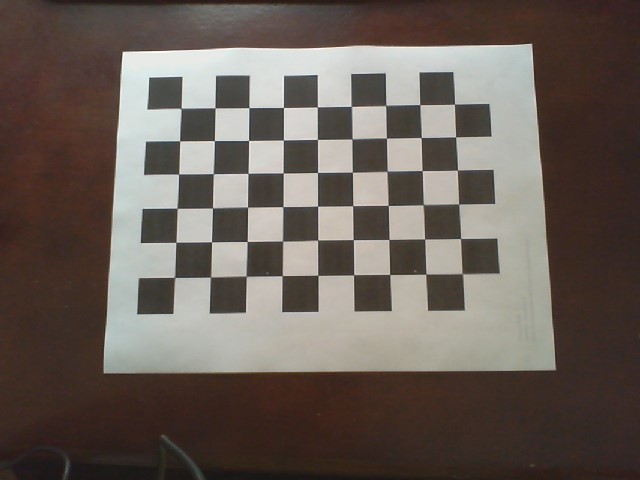
#> input picture CalibrationByChessboard/camera-pic-of-chessboard-1.jpg, 640 x 480 px; its folder holds only this picture in this run
$ python CalibrateCamera.py
#> lines starting #> are read from the running program, lines starting #| are printed output that depends on the picture; after the words box and inside, x2 and y2 are one past the last pixel; in counts of white or black regions, pixels touching at a corner belong together; long printed decimals are rounded
# System information:
# - Linux Mint 18.1 Cinnamon 64-bit
# - Python 2.7 with OpenCV 3.2.0
# Resources:
# - OpenCV-Python tutorial for calibration: http://opencv-python-tutroals.readthedocs.io/en/latest/py_tutorials/py_calib3d/py_calibration/py_calibration.html
#   - Variable names were changed for clarity

import glob
import pickle

import cv2
import numpy

# Create arrays you'll use to store object points and image points from all images processed
objpoints = []  # 3D point in real world space where chess squares are
imgpoints = []  # 2D point in image plane, determined by CV2

# Chessboard variables
CHESSBOARD_CORNERS_ROWCOUNT = 9
CHESSBOARD_CORNERS_COLCOUNT = 6

# Theoretical object points for the chessboard we're calibrating against,
# These will come out like:
#     (0, 0, 0), (1, 0, 0), ...,
#     (CHESSBOARD_CORNERS_ROWCOUNT-1, CHESSBOARD_CORNERS_COLCOUNT-1, 0)
# Note that the Z value for all stays at 0, as this is a printed out 2D image
# And also that the max point is -1 of the max because we're zero-indexing
# The following line generates all the tuples needed at (0, 0, 0)
objp = numpy.zeros((CHESSBOARD_CORNERS_ROWCOUNT * CHESSBOARD_CORNERS_COLCOUNT, 3), numpy.float32)
# The following line fills the tuples just generated with their values (0, 0, 0), (1, 0, 0), ...
objp[:, :2] = numpy.mgrid[0:CHESSBOARD_CORNERS_ROWCOUNT, 0:CHESSBOARD_CORNERS_COLCOUNT].T.reshape(-1, 2)

# Need a set of images or a video taken with the camera you want to calibrate
# I'm using a set of images taken with the camera with the naming convention:
# 'camera-pic-of-chessboard-<NUMBER>.jpg'
images = glob.glob('./camera-pic-of-chessboard-*.jpg')
# All images used should be the same size, which if taken with the same camera shouldn't be a problem
imageSize = None  # Determined at runtime

# Loop through images glob'ed
for iname in images:
    # Open the image
    img = cv2.imread(iname)
#> img is the input picture: shape (480, 640, 3); mean B, G, R 87.4, 94.3, 104.3
    # Grayscale the image
    gray = cv2.cvtColor(img, cv2.COLOR_BGR2GRAY)
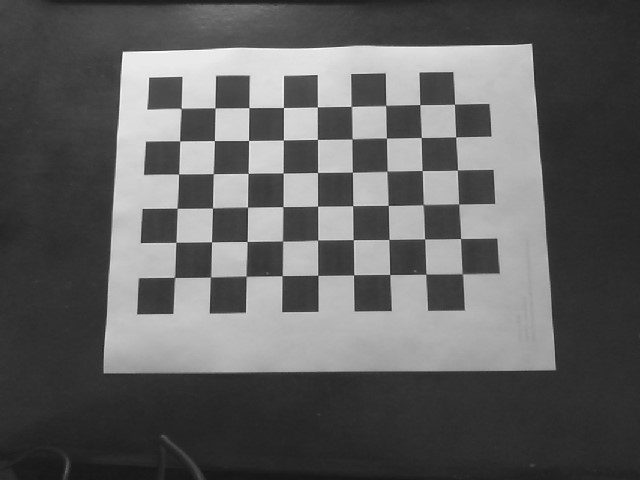
#> gray: shape (480, 640); min 21, max 254, mean 96.5

    # Find chessboard in the image, setting PatternSize(2nd arg) to a tuple of (#rows, #columns)
    board, corners = cv2.findChessboardCorners(gray, (CHESSBOARD_CORNERS_ROWCOUNT, CHESSBOARD_CORNERS_COLCOUNT), None)
#> board = True; corners = 54 rows, first 8: [181.2, 108.5], [215, 107.9], [249, 107.6], [283.5, 107.5], [317.3, 106.9], [351.3, 106.4], [385.6, 105.4], [419.7, 104.6]

    # If a chessboard was found, let's collect image/corner points
    if board == True:
        # Add the points in 3D that we just discovered
        objpoints.append(objp)

        # Enhance corner accuracy with cornerSubPix
        corners_acc = cv2.cornerSubPix(
            image=gray,
            corners=corners,
            winSize=(11, 11),
            zeroZone=(-1, -1),
            criteria=(cv2.TERM_CRITERIA_EPS + cv2.TERM_CRITERIA_MAX_ITER, 30,
                      0.001))  # Last parameter is about termination critera
#> corners_acc = 54 rows, first 8: [181.2, 108.3], [215, 107.8], [248.9, 107.6], [283.4, 107.5], [317.3, 106.9], [351.3, 106.4], [385.7, 105.5], [419.8, 104.6]
        imgpoints.append(corners_acc)

        # If our image size is unknown, set it now
        if not imageSize:
            imageSize = gray.shape[::-1]
#> imageSize = (640, 480)

        # Draw the corners to a new image to show whoever is performing the calibration
        # that the board was properly detected
        img = cv2.drawChessboardCorners(img, (CHESSBOARD_CORNERS_ROWCOUNT, CHESSBOARD_CORNERS_COLCOUNT), corners_acc,
                                        board)
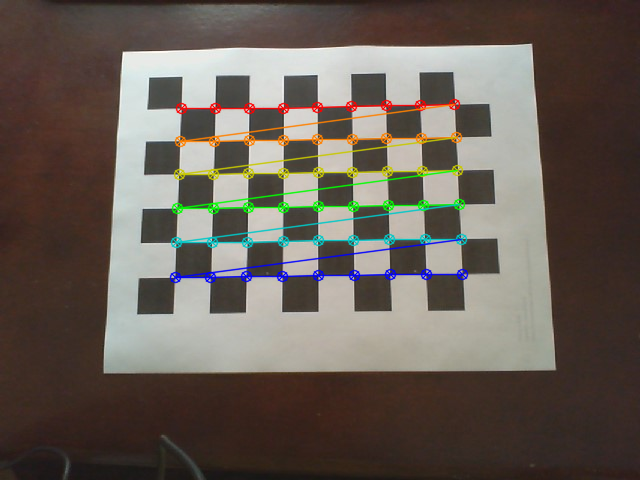
#> img: shape (480, 640, 3); 4.33% of pixels changed, all inside (x1, y1, x2, y2) = (169, 98, 469, 284)
        # Pause to display each image, waiting for key press
        cv2.imshow('Chessboard', img)
        cv2.waitKey(0)
    else:
        print("Not able to detect a chessboard in image: {}".format(iname))

# Destroy any open CV windows
cv2.destroyAllWindows()

# Make sure at least one image was found
if len(images) < 1:
    # Calibration failed because there were no images, warn the user
    print(
        "Calibration was unsuccessful. No images of chessboards were found. Add images of chessboards and use or alter the naming conventions used in this file.")
    # Exit for failure
    exit()

# Make sure we were able to calibrate on at least one chessboard by checking
# if we ever determined the image size
if not imageSize:
    # Calibration failed because we didn't see any chessboards of the PatternSize used
    print(
        "Calibration was unsuccessful. We couldn't detect chessboards in any of the images supplied. Try changing the patternSize passed into findChessboardCorners(), or try different pictures of chessboards.")
    # Exit for failure
    exit()

# Now that we've seen all of our images, perform the camera calibration
# based on the set of points we've discovered
calibration, cameraMatrix, distCoeffs, rvecs, tvecs = cv2.calibrateCamera(
    objectPoints=objpoints,
    imagePoints=imgpoints,
    imageSize=imageSize,
    cameraMatrix=None,
    distCoeffs=None)
#> calibration = 0.225; cameraMatrix = [[2084.8, 0, 317.9], [0, 2598.3, 215.8], [0, 0, 1]]; distCoeffs = [[3.63, -385.4, -0.016, 0.00951, 2605.1]]; rvecs = ([-0.675, 0.0117, -0.00808],); tvecs = ([-4.02, -2.52, 61.63],)

# Print matrix and distortion coefficient to the console
print(cameraMatrix)
#| [[2.08481458e+03 0.00000000e+00 3.17948154e+02]
#|  [0.00000000e+00 2.59828470e+03 2.15783581e+02]
#|  [0.00000000e+00 0.00000000e+00 1.00000000e+00]]
print(distCoeffs)
#| [[ 3.63251230e+00 -3.85370276e+02 -1.59600437e-02  9.51390524e-03
#|    2.60507449e+03]]

# Save values to be used where matrix+dist is required, for instance for posture estimation
# I save files in a pickle file, but you can use yaml or whatever works for you
f = open('calibration.pckl', 'wb')
pickle.dump((cameraMatrix, distCoeffs, rvecs, tvecs), f)
f.close()

# Print to console our success
print('Calibration successful. Calibration file used: {}'.format('calibration.pckl'))

$ run again, on CalibrationByChessboard/camera-pic-of-chessboard-5.jpg
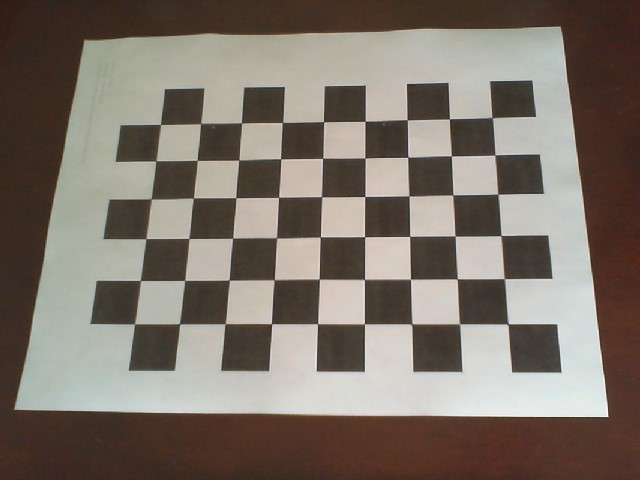
#> input picture CalibrationByChessboard/camera-pic-of-chessboard-5.jpg, 640 x 480 px
#> img is the input picture: shape (480, 640, 3); mean B, G, R 106.3, 115.6, 125.5
#> `gray = cv2.cvtColor(img, cv2.COLOR_BGR2GRAY)`:
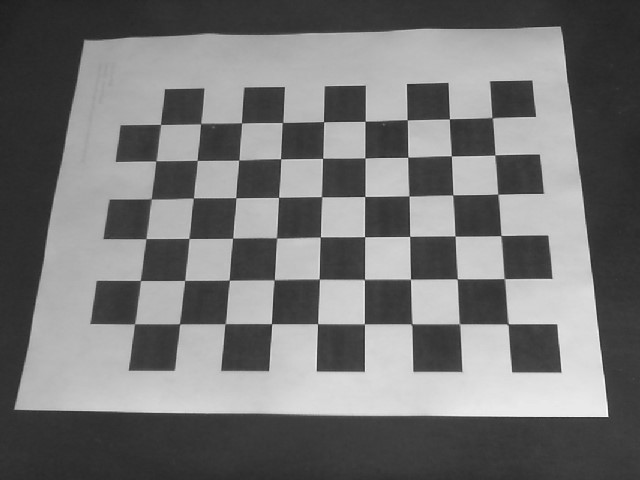
#> gray: shape (480, 640); min 30, max 251, mean 117.5
#> board = True; corners = 54 rows, first 8: [508, 324.1], [459.3, 323.6], [411.5, 323.9], [364.3, 323.7], [317.6, 323.7], [271.5, 323.7], [225.1, 323.6], [179.6, 323.7]
#> corners_acc = 54 rows, first 8: [507.9, 323.9], [459.5, 323.8], [411.8, 323.9], [364.4, 323.9], [317.5, 323.6], [271.5, 323.7], [225.1, 323.6], [179.5, 323.8]
#> `img = cv2.drawChessboardCorners(img, (CHESSBOARD_CORNERS_ROWCOUNT, CHE..`:
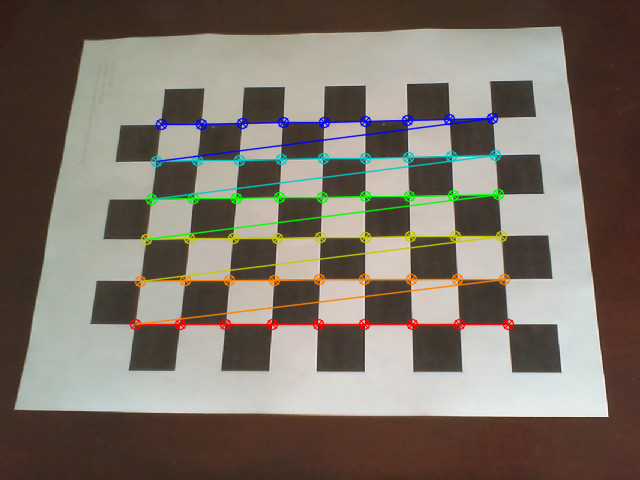
#> img: shape (480, 640, 3); 5.11% of pixels changed, all inside (x1, y1, x2, y2) = (129, 112, 515, 331)
#> calibration = 0.271; cameraMatrix = [[670.5, 0, 337], [0, 665.8, 225], [0, 0, 1]]; distCoeffs = [[0.158, -1.29, -0.00536, -0.00233, 3.76]]; rvecs = ([-0.117, -0.595, -3.08],); tvecs = ([3.58, 2.09, 14.09],)
#| [[670.466   0.         337.028]
#|  [  0.         665.818 224.984]
#|  [  0.           0.           1.        ]]
#| [[ 1.58415309e-01 -1.28633931e+00 -5.35528652e-03 -2.33066596e-03
#|    3.76015309e+00]]

$ run again, on CalibrationByChessboard/camera-pic-of-chessboard-2.jpg
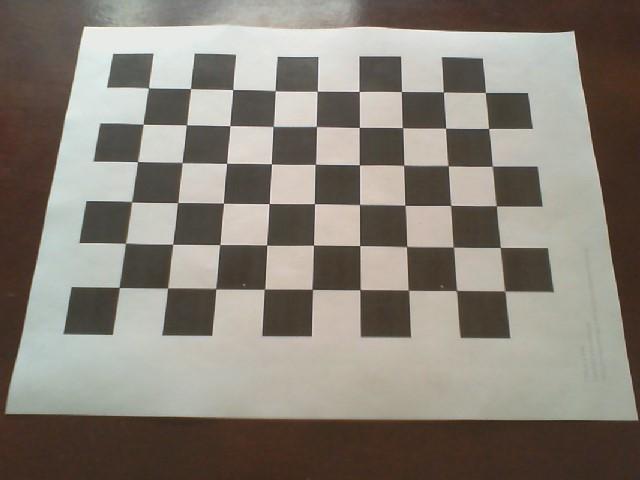
#> input picture CalibrationByChessboard/camera-pic-of-chessboard-2.jpg, 640 x 480 px
#> img is the input picture: shape (480, 640, 3); mean B, G, R 119.6, 129, 135.5
#> board = True; corners = 54 rows, first 8: [148.6, 88], [190.5, 88.55], [232.8, 89.57], [275.2, 90.58], [317.3, 91.31], [359.1, 91.46], [401.4, 91.5], [443.4, 91.99]
#> corners_acc = 54 rows, first 8: [148.5, 87.91], [190.6, 88.54], [232.8, 89.53], [275.1, 90.74], [317.3, 91.25], [359.2, 91.46], [401.5, 91.54], [443.4, 91.85]
#> `img = cv2.drawChessboardCorners(img, (CHESSBOARD_CORNERS_ROWCOUNT, CHE..`:
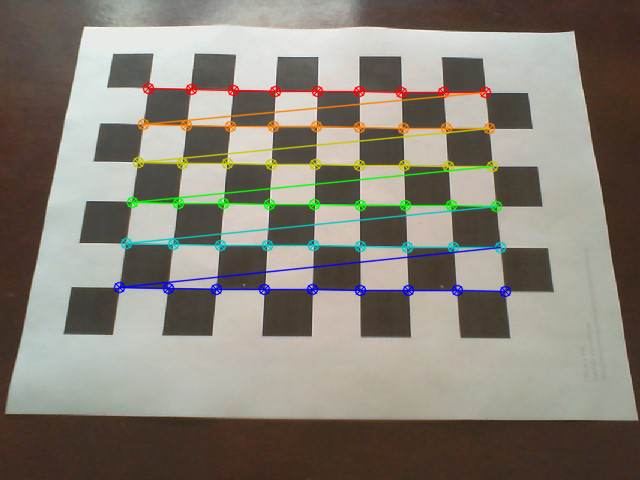
#> img: shape (480, 640, 3); 5.2% of pixels changed, all inside (x1, y1, x2, y2) = (113, 82, 512, 298)
#> calibration = 0.276; cameraMatrix = [[534.4, 0, 343.7], [0, 508, 210.2], [0, 0, 1]]; distCoeffs = [[0.132, -0.738, -0.00721, 0.00473, 1.43]]; rvecs = ([-0.338, -0.0187, 0.00764],); tvecs = ([-4.63, -3.02, 12.74],)
#| [[534.392   0.         343.745  ]
#|  [  0.         508.009 210.225]
#|  [  0.           0.           1.        ]]
#| [[ 0.1322 -0.7375 -0.00721  0.004731  1.433]]

$ run again, on CalibrationByChessboard/camera-pic-of-chessboard-3.jpg
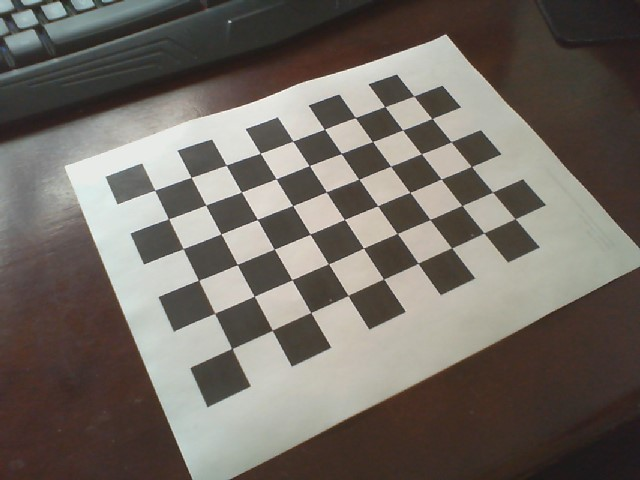
#> input picture CalibrationByChessboard/camera-pic-of-chessboard-3.jpg, 640 x 480 px
#> img is the input picture: shape (480, 640, 3); mean B, G, R 99.4, 106.5, 113
#> board = True; corners = 54 rows, first 8: [154.9, 190.4], [191, 177.4], [226.3, 165.1], [260.1, 153.3], [292.7, 141.1], [324.4, 129.3], [355.4, 117.5], [384.7, 106.5]
#> corners_acc = 54 rows, first 8: [154.7, 190.3], [191.2, 177.4], [226.2, 165.1], [260.3, 153.3], [292.8, 141.1], [324.5, 129.2], [355.4, 117.6], [384.8, 106.6]
#> `img = cv2.drawChessboardCorners(img, (CHESSBOARD_CORNERS_ROWCOUNT, CHE..`:
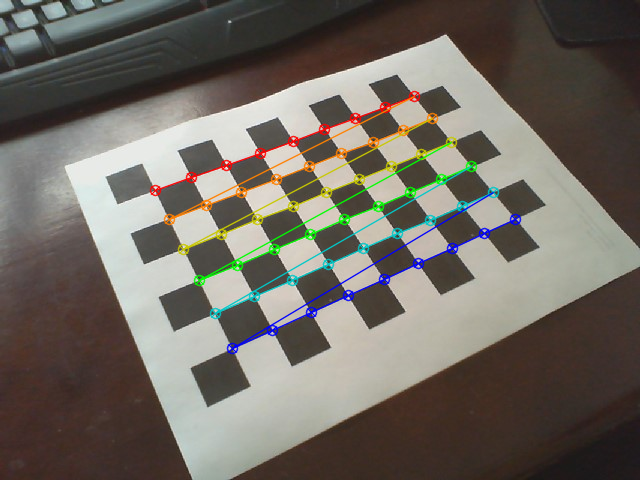
#> img: shape (480, 640, 3); 4.18% of pixels changed, all inside (x1, y1, x2, y2) = (149, 90, 522, 355)
#> calibration = 0.231; cameraMatrix = [[267.5, 0, 312], [0, 235.2, 267.2], [0, 0, 1]]; distCoeffs = [[0.0161, 0.00897, -0.00541, 0.00112, -0.02]]; rvecs = ([-0.23, -0.0855, -0.47],); tvecs = ([-4.09, -2.24, 7.01],)
#| [[267.468   0.         311.956 ]
#|  [  0.         235.184 267.160]
#|  [  0.           0.           1.        ]]
#| [[ 0.01607  0.008974 -0.005409  0.001122 -0.01997]]

$ run again, on CalibrationByChessboard/camera-pic-of-chessboard-4.jpg
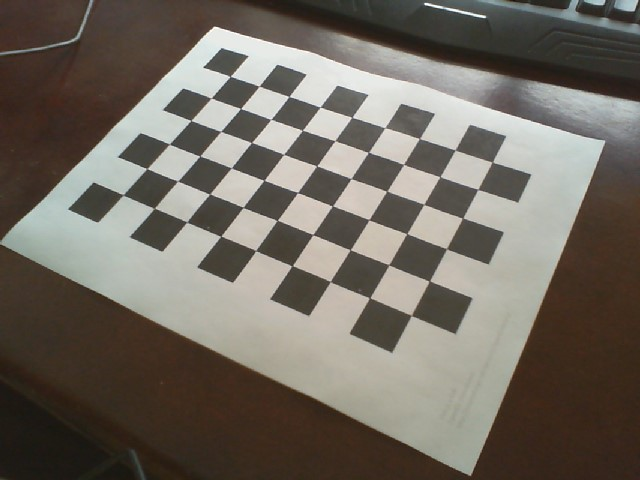
#> input picture CalibrationByChessboard/camera-pic-of-chessboard-4.jpg, 640 x 480 px
#> img is the input picture: shape (480, 640, 3); mean B, G, R 97.3, 106.3, 112.8
#> board = True; corners = 54 rows, first 8: [230.1, 76.51], [259.1, 86.28], [288.9, 96.57], [320.2, 107.1], [351.8, 117.4], [384.8, 127.7], [419.3, 138.4], [455.1, 149.9]
#> corners_acc = 54 rows, first 8: [230.3, 76.38], [259.2, 86.14], [289.1, 96.46], [320, 107.2], [351.9, 117.3], [384.9, 127.7], [419.5, 138.6], [455.2, 150]
#> `img = cv2.drawChessboardCorners(img, (CHESSBOARD_CORNERS_ROWCOUNT, CHE..`:
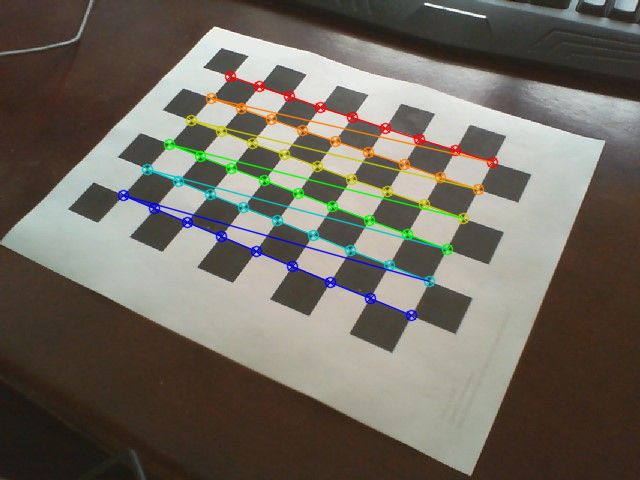
#> img: shape (480, 640, 3); 4.35% of pixels changed, all inside (x1, y1, x2, y2) = (117, 70, 499, 322)
#> calibration = 0.254; cameraMatrix = [[621.4, 0, 359.4], [0, 569.4, 193.3], [0, 0, 1]]; distCoeffs = [[0.0138, 1.27, -0.0122, 0.0137, -6.65]]; rvecs = ([-0.573, 0.176, 0.441],); tvecs = ([-3.78, -3.68, 18.15],)
#| [[621.390    0.         359.433  ]
#|  [  0.         569.359 193.310]
#|  [  0.           0.           1.        ]]
#| [[ 0.01383  1.267 -0.01223  0.01373 -6.649]]
